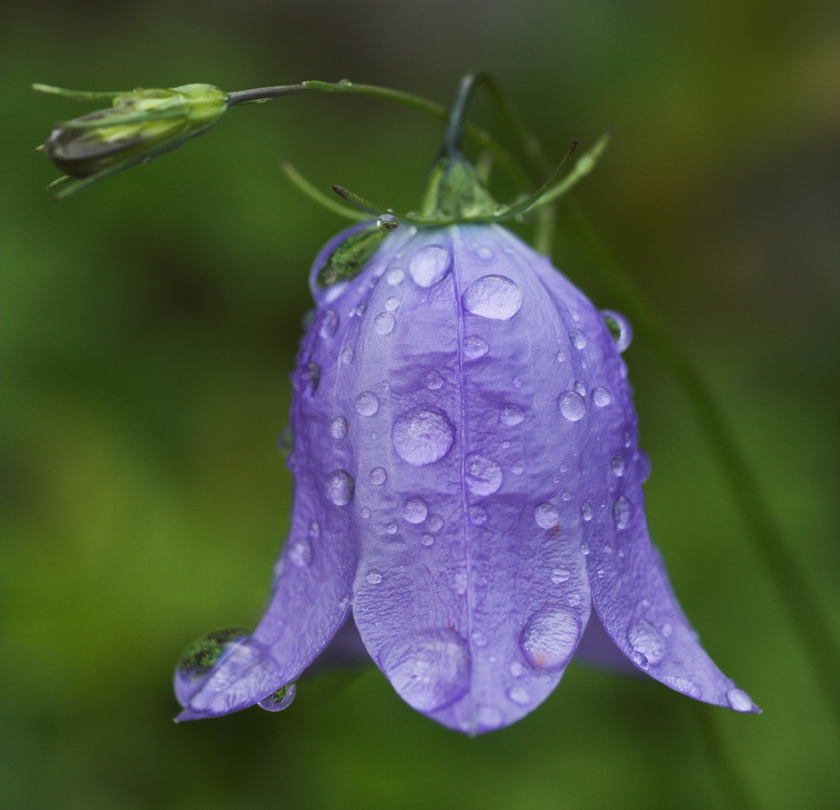
#> input picture ExerciseSet6/blaklokke.jpg, 840 x 810 px
$ jupyter execute Task2.ipynb
#> lines starting #> are read from the running program, lines starting #| are printed output that depends on the picture
[cell 1]
import numpy as np
from PIL import Image
import matplotlib.pyplot as plt

# 2 a)

Implement a program that will display the color image “blaklokke.jpg” (can
downloaded from Canvas) together with its RGB-components (in gray scale)
in a 2 × 2 panel

## Solution

[cell 2]
# Load image and convert to floats
img = np.array(Image.open("blaklokke.jpg")) / 255

# Select the channels
R, G, B = img[:,:,0], img[:,:,1], img[:,:,2]
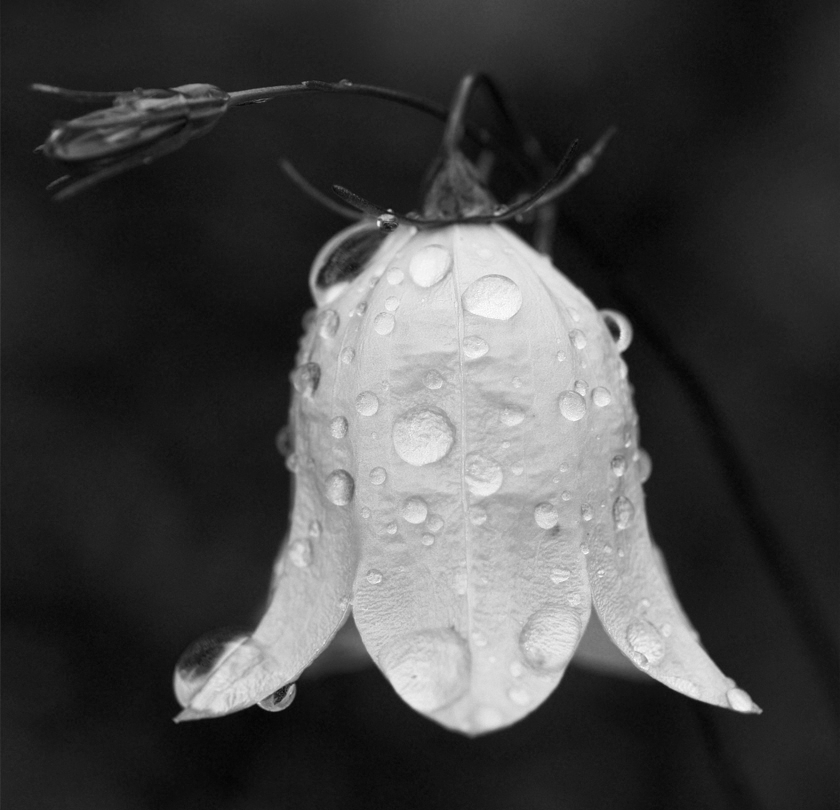
#> B: shape (810, 840) float64; min 0.00784, max 0.992, mean 0.267

images = [img, R, G, B]
names = ["Original", "Red", "Green", "Blue"]

## Create subplots and plot the color image
fig, axes = plt.subplots(ncols=2, nrows=2, figsize=(7,7))
for ax, im, name in zip(axes.ravel(), images, names):
    ax.imshow(im, cmap="gray") if ax != axes[0,0] else ax.imshow(im)
    ax.set_title(name)
    ax.set_axis_off()
#> this loop made 4 passes
#> name on passes 1 to 4: 'Original', 'Red', 'Green', 'Blue'
plt.show()

# 2 b)

Compute the histogram of each RGB-component, and display these in a 1 x
3 panel. Discuss which histogram is most suitable for segmenting the flower
from the background.

## Solution

[cell 3]
histograms = []
bin_edges = []
colors = ["r", "g", "b"]
for im in images[1:]:
    hist, bins = np.histogram(im.ravel(), bins=255, range=(0,1))
    histograms.append(hist)
    bin_edges.append(bins)
#> this loop made 3 passes
#> after the loop, bin_edges = 3 items; histograms = 3 items

for hist, bins, name in zip(histograms, bin_edges, names[1:]):
    # For barred histograms
    # plt.bar(bins[:-1], hist, width=np.diff(bins), label=name, color=colors.pop(0))
    # For graph histograms
    plt.plot(bins[:-1], hist, label=name, color=colors.pop(0))
    plt.legend()
#> this loop made 3 passes
#> after the loop, colors = []
#> figure, not shown here; curve peaks at x = 0.22, y = 22502; curve peaks at x = 0.298, y = 15000; curve peaks at x = 0.0941, y = 23276

The blue histogram has two distinct and separate modes. Since the flower is blue, we assume the higher mode are pixels that make up the flower and will be the most suitable to segment.

# 2 c)

Write a function that converts RGB-images to HSI space and repeat (a) for
the HSI-components.

# Solution

The equations for converting RGB $\to$ HSI are given as equations (6-16) $\to$ (6.19) in the book. They are as follows:

(6-16)
$$
H = \begin{cases}
\theta & \;\text{if}\; B\leq G\\
360-\theta & \;\text{if}\; B>G
\end{cases}
$$

(6-17)
$$
\theta = \cos^{-1} \left(  \frac{\frac{1}{2}\left[(R-G)+(R-B)\right]}{\left[(R-G)^2+(R-B)(G-B)\right]^{\frac{1}{2}}}  \right)
$$

(6-18)
$$
S = 1-\frac{3}{R+G+B}[\text{min}(R,G,B)]
$$

(6-19)
$$
I = \frac{1}{3}(R+G+B)
$$

[cell 4]
# Numerical implementation

# function to convert rgb to hsi

def rgb_to_hsi(img):
    # Eq 6-17
    θ = np.arccos( 0.5*((R-G)+(R-B)) / (np.sqrt((R-G)**2 + (R-B)*(G-B)) + 1e-8) )
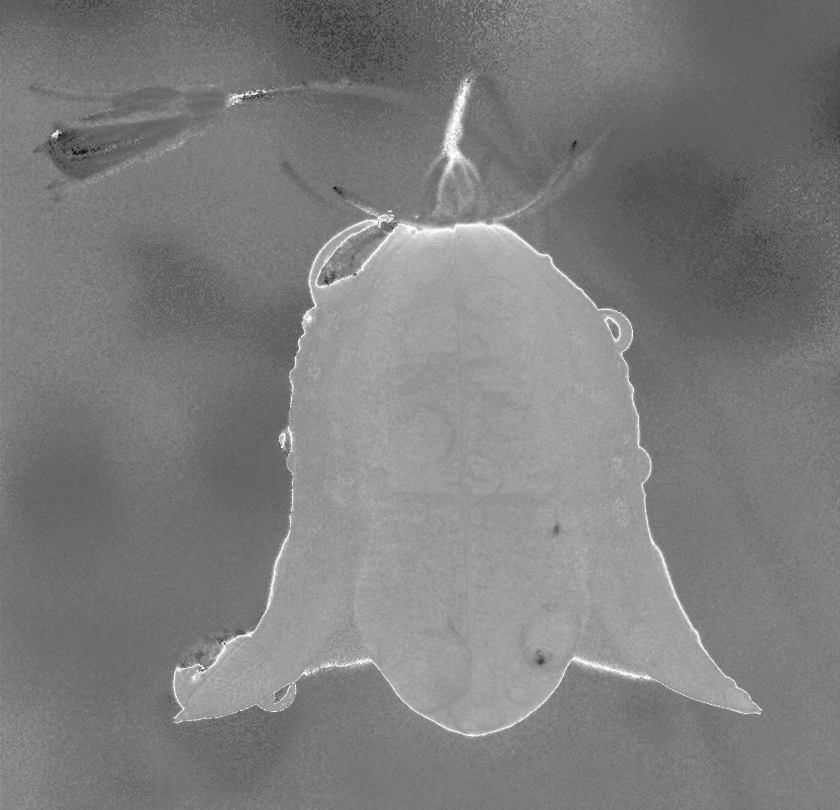
#> θ: shape (810, 840) float64; min 0.000922, max 3.14, mean 1.56; drawn with min black and max white
    θ *= 180/np.pi # Convert to degrees
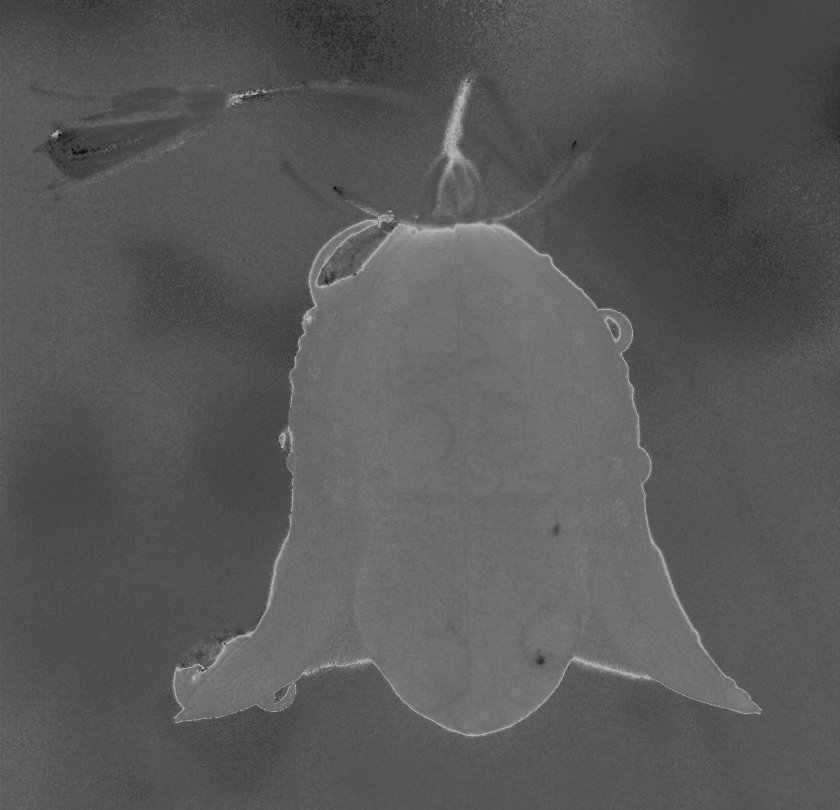
#> θ: shape (810, 840) float64; min 0.0528, max 180, mean 89.2

    # Eq 6-16
    H = np.copy(θ)
    H[B > G] = 360 - θ[B > G]
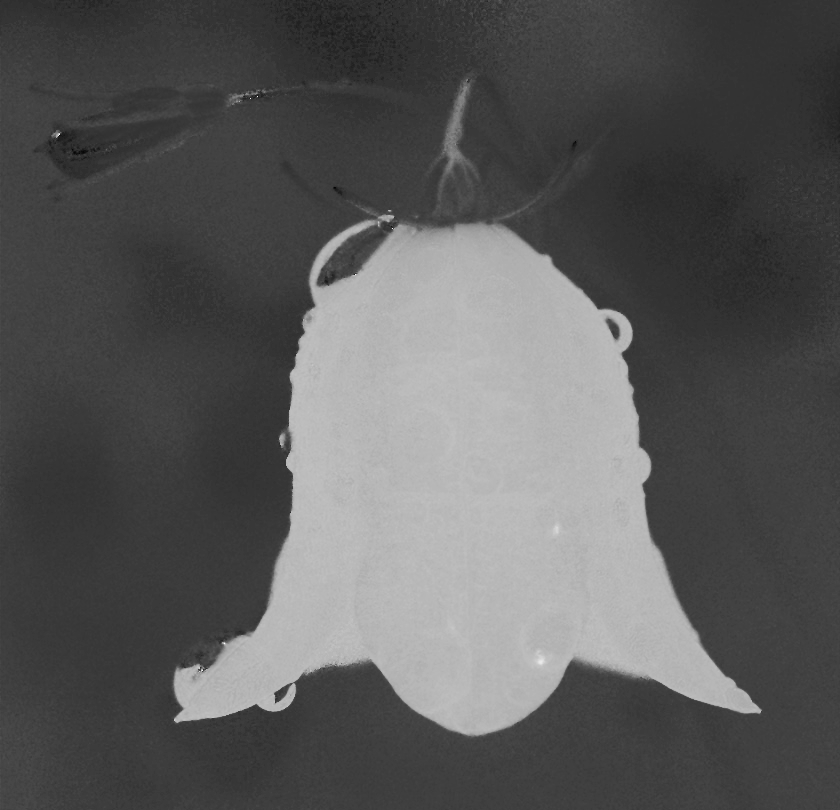
#> H: shape (810, 840) float64; min 0.0528, max 346.1, mean 122.4; drawn with min black and max white

    # Eq 6-18
    S = 1-3*np.min(img, axis=2)/np.sum(img, axis=2)
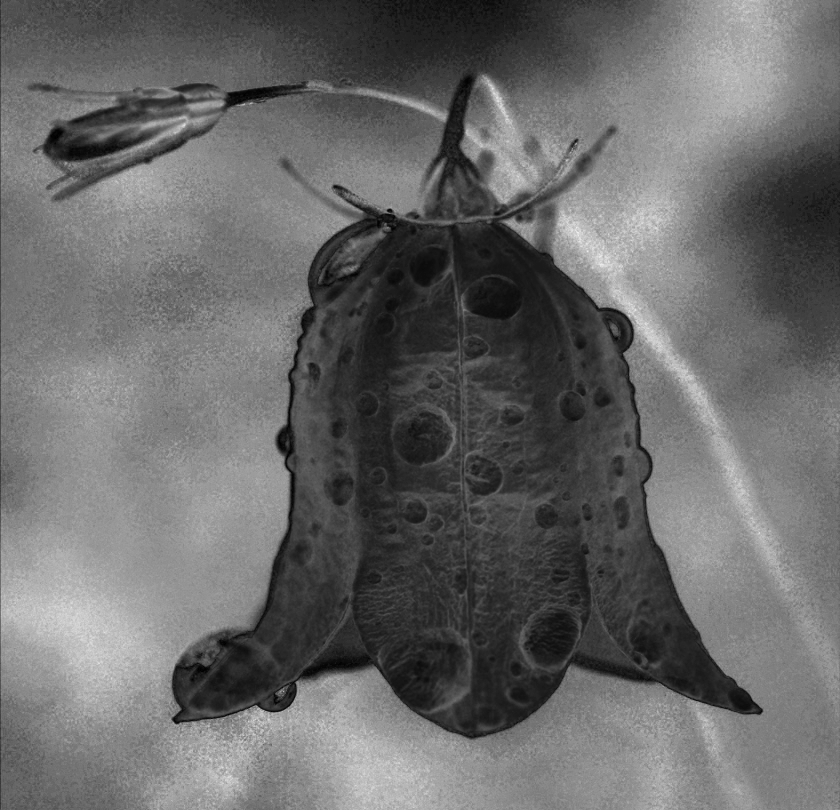
#> S: shape (810, 840) float64; min 0, max 0.944, mean 0.414

    # Eq 6-19
    I = np.mean(img, axis=2)

    return np.stack([H, S, I], axis=2)
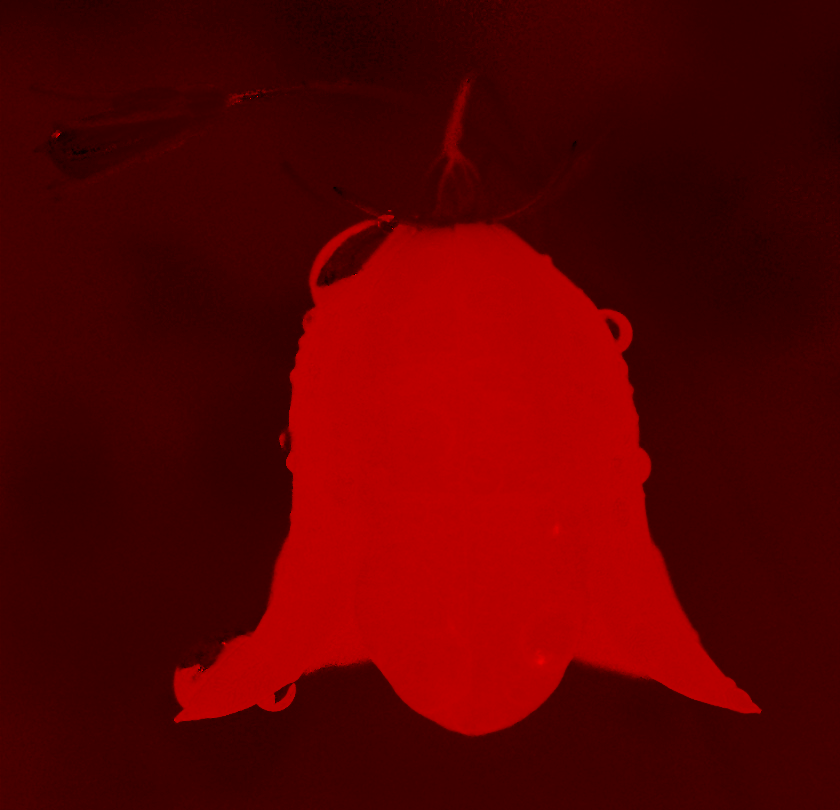
#> returned value: shape (810, 840, 3) float64; mean of channels 0, 1, 2 122.4, 0.4, 0.3; drawn with min black and max white

[cell 5]
# Plot the HSI images
hsi_img = rgb_to_hsi(img)
H, S, I = hsi_img[:,:,0], hsi_img[:,:,1], hsi_img[:,:,2]
images = [hsi_img, H, S, I]
names = ["Original", "Hue", "Saturation", "Intensity"]

fig, axes = plt.subplots(ncols=2, nrows=2, figsize=(7,7))
for ax, im, name in zip(axes.ravel(), images, names):
    ax.imshow(im, cmap="gray") if ax != axes[0,0] else ax.imshow(im)
    ax.set_title(name)
    ax.set_axis_off()
#> this loop made 4 passes

# Colorbars to h, s, i
for i, ax in enumerate(axes.ravel()[1:]):
    plt.colorbar(ax.imshow(images[0][:,:,i], cmap="gray"), ax=ax, orientation="vertical")
plt.show()
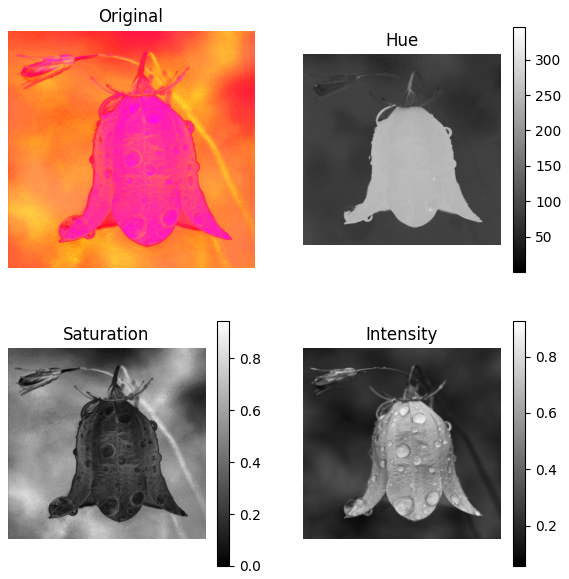
#> figure drawn by matplotlib, 7 panels

# 2 d)

Repeat b) for the HSI-components.

## Solution

[cell 6]
histograms =[]
bin_edges = []

#Hue
hist, bins = np.histogram(H.ravel(), bins=260, range=(0,360))
#> hist = 260 values, max 36594 at index 63, min 0 at index 1, mean 2616.9; bins = 261 values from 0 to 360
# plot hue
plt.plot(bins[:-1], hist, label="Hue")
plt.legend()
plt.show()
#> figure, not shown here; curve peaks at x = 87.23, y = 36594

for im in images[2:]:
    hist, bins = np.histogram(im.ravel(), bins=255, range=(0,1))
    histograms.append(hist)
    bin_edges.append(bins)
#> this loop made 2 passes
#> after the loop, bin_edges = 2 items; histograms = 2 items

for hist, bins, name in zip(histograms, bin_edges, names[2:]):
    # For barred histograms
    # plt.bar(bins[:-1], hist, width=np.diff(bins), label=name, color=colors.pop(0))
    # For graph histograms
    plt.plot(bins[:-1], hist, label=name)
    plt.legend()
#> this loop made 2 passes
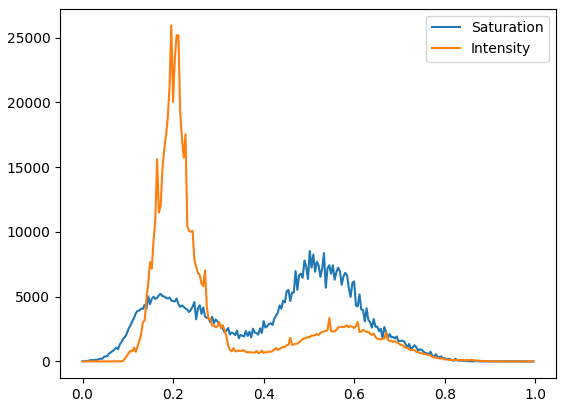
#> figure drawn by matplotlib, 1 panel; curve peaks at x = 0.502, y = 8521; curve peaks at x = 0.196, y = 25942
